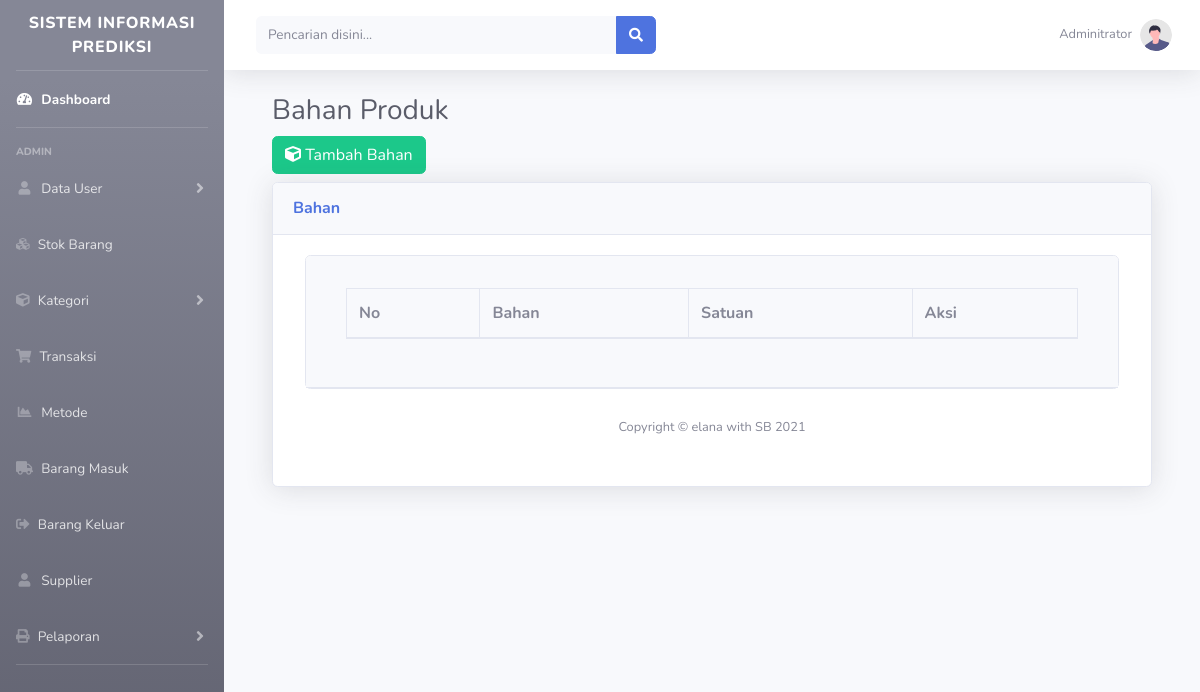
Page /index.php?halaman=bahan (signed in) on the earlier database version.
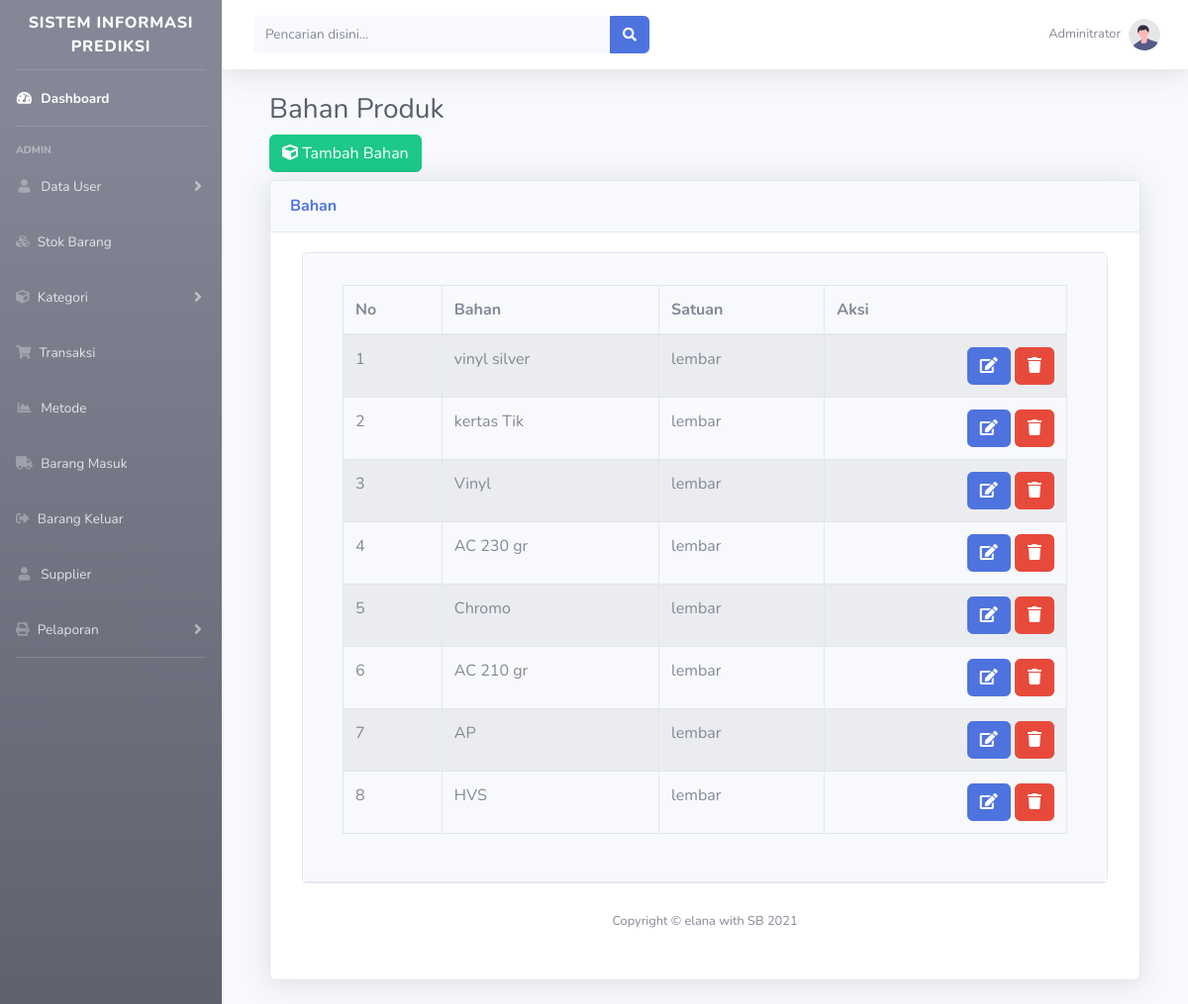
Same page on the later database version.
### tables this page shows
CREATE TABLE `bahan` (
  `id` int(11) NOT NULL,
  `nama_bahan` varchar(20) NOT NULL,
  `satuan` varchar(11) NOT NULL,
  `harga` int(11) NOT NULL
);

### page/bahan/index_bahan.php (the view, shortened to what this page needs)
<div class="container-fluid">
    <h1 class="h3 mb-2 text-gray-800"> Bahan Produk</h1>
    <div class="box-header">
        <h3 class="box-title"><span class="pull-right"><a href="?halaman=bahan&aksi=tambah" class="btn btn-success"><i class="fa fa-cube"></i> Tambah Bahan</a></span></h3>
        <div class="card shadow mb-4">
            <div class="card-header py-3">
                <h6 class="m-0 font-weight-bold text-primary">Bahan</h6>
            </div>
            <div class="card-body">
                <div class="col-lg-12">
                    <div class="box box-primary">
                        <div class="row">
                            <div class="col-12">
                                <div class="card">
                                    <div class="card-header">
                                        <div class="card-body">
                                            <div class="table-responsive">
                                                <table id="example1" class="table table-bordered table-striped">
                                                    <thead>
                                                        <tr>
                                                            <th>No</th>
                                                            <th>Bahan</th>
                                                            <th>Satuan</th>
                                                            <th>Aksi</th>
                                                        </tr>
                                                    </thead>
                                                    <tbody>
                                                        <?php $query = mysqli_query($conn, "SELECT * from bahan order by id desc");
                                                        $no = 1; ?>
                                                        <?php
                                                        foreach ($query as $row) :
                                                        ?>
                                                            <tr>
                                                                <td><?php echo $no++; ?></td>
                                                                <td><?php echo $row['nama_bahan']; ?></td>
                                                                <td><?php echo $row['satuan']; ?></td>
                                                                <td>
                                                                    <span class="float-right">
                                                                        <a href="?halaman=bahan&aksi=edit&id=<?= $row['id'] ?>" class="btn btn-primary"><i class="fa fa-edit"></i></a>
                                                                        <a href="?halaman=bahan&aksi=delete&id=<?= $row['id'] ?>" class="btn btn-danger" onclick="return confirm('Apakah data akan dihapus?')"><i class="fa fa-trash"></i></a>
                                                                    </span>
                                                                </td>
                                                            </tr>
                                                        <?php endforeach ?>
                                                    </tbody>
                                                </table>
                                            </div>
                                        </div>
                                    </div>
                                </div>
                            </div>
                        </div>

### index.php (shortened to what this page needs)
<?php
include 'config/connection.php';
?>
<!DOCTYPE html>
<html lang="en">
<head>
    <link href="assets/vendor/fontawesome-free/css/all.min.css" rel="stylesheet" type="text/css">
    <link rel="stylesheet" type="text/css" href="//cdn.datatables.net/1.10.24/css/jquery.dataTables.min.css">
    <link href="assets/css/sb-admin-2.min.css" rel="stylesheet">
</head>
<body id="page-top">
    <div id="wrapper">
        <ul class="navbar-nav bg-gradient-secondary sidebar sidebar-dark accordion" id="accordionSidebar">
            <a class="sidebar-brand d-flex align-items-center justify-content-center" href="index.php">
                <div class="admin-brand-content font-secondary">SISTEM INFORMASI PREDIKSI</div>
            </a>
            <hr class="sidebar-divider my-0">
            <li class="nav-item active">
                <a class="nav-link" href="index.php">
                    <i class="fas fa-fw fa-tachometer-alt"></i>
                    <span>Dashboard </span></a>
            </li>
            <hr class="sidebar-divider">
            <div class="sidebar-heading">
                Admin
            </div>
            <li class="nav-item">
                <a class="nav-link collapsed" href="#" data-toggle="collapse" data-target="#collapsePages" aria-expanded="true" aria-controls="collapsePages">
                    <i class="fas fa-fw fa-user"></i>
                    <span>Data User </span>
                </a>
            </li>
            <li class="nav-item">
                <a class="nav-link" href="?halaman=stok">
                    <i class="fa fa-cubes" aria-hidden="true"></i>
                    <span>Stok Barang</span></a>
            </li>
            <li class="nav-item">
                <a class="nav-link collapsed" href="#" data-toggle="collapse" data-target="#collapseTwo" aria-expanded="true" aria-controls="collapseTwo">
                    <i class="fa fa-cube"></i>
                    <span>Kategori</span>
                </a>
            </li>
            <li class="nav-item">
                <a class="nav-link" href="?halaman=stok">
                    <i class="fa fa-shopping-cart" aria-hidden="true"></i>
                    <span>Transaksi</span></a>
            </li>
            <li class="nav-item">
                <a class="nav-link" href="404.html">
                    <i class="fas fa-fw fa-chart-area"></i>
                    <span>Metode</span></a>
            </li>
            <li class="nav-item">
                <a class="nav-link" href="?halaman=barang_masuk">
                    <i class="fa fa-truck" aria-hidden="true"></i>
                    <span>Barang Masuk</span></a>
            </li>
            <li class="nav-item">
                <a class="nav-link" href="?halaman=barang_keluar">
                    <i class="fas fa-sign-out-alt" aria-hidden="true"></i>
                    <span>Barang Keluar</span></a>
            </li>
            <li class="nav-item">
                <a class="nav-link" href="?halaman=supplier">
                    <i class="fas fa-fw fa-user" aria-hidden="true"></i>
                    <span>Supplier</span></a>
            </li>
            <li class="nav-item">
                <a class="nav-link collapsed" href="#" data-toggle="collapse" data-target="#collapseUtilities" aria-expanded="true" aria-controls="collapseUtilities">
                    <i class="fa fa-print" aria-hidden="true"></i>
                    <span>Pelaporan</span>
                </a>
            </li>
            <hr class="sidebar-divider d-none d-md-block">
        </ul>
        <div id="content-wrapper" class="d-flex flex-column">
            <div id="content">
                <nav class="navbar navbar-expand navbar-light bg-white topbar mb-4 static-top shadow">
                    <form class="d-none d-sm-inline-block form-inline mr-auto ml-md-3 my-2 my-md-0 mw-100 navbar-search">
                        <div class="input-group">
                            <input type="text" class="form-control bg-light border-0 small" placeholder="Pencarian disini..." aria-label="Search" aria-describedby="basic-addon2">
                            <div class="input-group-append">
                                <button class="btn btn-primary" type="button">
                                    <i class="fas fa-search fa-sm"></i>
                                </button>
                            </div>
                        </div>
                    </form>
                    <ul class="navbar-nav ml-auto">
                        <li class="nav-item dropdown no-arrow">
                            <a class="nav-link dropdown-toggle" href="#" id="userDropdown" role="button" data-toggle="dropdown" aria-haspopup="true" aria-expanded="false">
                                <span class="mr-2 d-none d-lg-inline text-gray-600 small">Adminitrator</span>
                                <img class="img-profile rounded-circle" src="assets/img/undraw_profile.svg">
                            </a>
                        </li>
                    </ul>
                </nav>
                <div class="container-fluid">
                    <?php
                    $page = @$_GET['halaman'];
                    $aksi = @$_GET['aksi'];
                    $page = strtolower($page);
                    switch ($page) {
                        case 'bahan':
                            if ($aksi == "tambah") {
                                include 'page/bahan/create_bahan.php';
                            } elseif ($aksi == "edit") {
                                include 'page/bahan/edit_bahan.php';
                            } elseif ($aksi == "delete") {
                                include 'page/bahan/delete_bahan.php';
                            } else {
                                include 'page/bahan/index_bahan.php';
                            }
                            break;
                    }
                    ?>
                </div>
                <footer class="sticky-footer bg-white">
                    <div class="container my-auto">
                        <div class="copyright text-center my-auto">
                            <span>Copyright &copy; elana with SB <?= date("Y") ?></span>
                        </div>
                    </div>
                </footer>
            </div>
        </div>
</body>
</html>

Differences in the rows shown:
added bahan: nama_bahan "vinyl silver", satuan "lembar"
added bahan: nama_bahan "kertas Tik", satuan "lembar"
added bahan: nama_bahan "Vinyl", satuan "lembar"
added bahan: nama_bahan "AC 230 gr", satuan "lembar"
added bahan: nama_bahan "Chromo", satuan "lembar"
added bahan: nama_bahan "AC 210 gr", satuan "lembar"
added bahan: nama_bahan "AP", satuan "lembar"
added bahan: nama_bahan "HVS", satuan "lembar"
